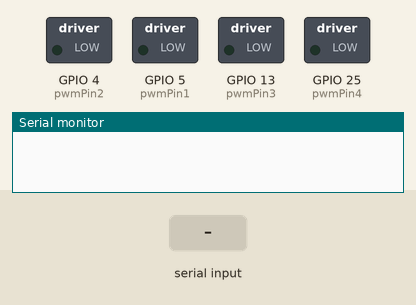
This sketch was run on a simulated ESP32. On the bench: switched loads named in the sketch (green lamp = pin HIGH), the last lines printed to the serial monitor. The test bench sets the inputs (shaded band).

Above: at 1.2 s.
1.3 s: "a" received over Serial
At 2.5 s:
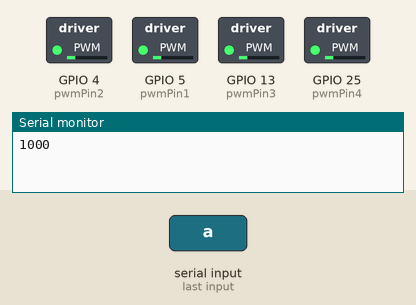
2.8 s: "z" received over Serial
At 3.8 s:
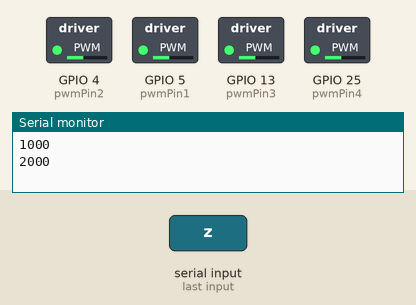
Timing chart, 0 to 5.8 s (numbered marks = the images above; inputs shaded):
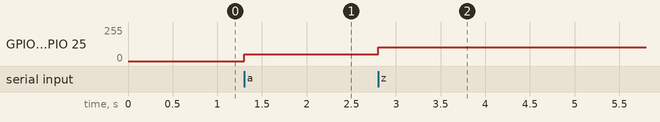

Measured:
- after the input at 1.3 s, GPIO 4 (pwmPin2), GPIO 5 (pwmPin1), GPIO 13 (pwmPin3), GPIO 25 (pwmPin4): 0/255 → 51/255 at once
- after the input at 2.8 s, GPIO 4 (pwmPin2), GPIO 5 (pwmPin1), GPIO 13 (pwmPin3), GPIO 25 (pwmPin4): 51/255 → 102/255 at once

The sketch:

4_motor_calibration.ino
```cpp
#define pwmPin1 5  //BLDC Motor
#define pwmPin2 4
#define pwmPin3 13
#define pwmPin4 25

#define frequency 200  // Motor frequency: changing this need some change inside the code related ESC signals
#define resolution 12  // Resolution 8 means 255 max value, 12 means

void setup() {
  Serial.begin(500000);
  ledcAttach(pwmPin1, frequency, resolution);
  ledcAttach(pwmPin2, frequency, resolution);
  ledcAttach(pwmPin3, frequency, resolution);
  ledcAttach(pwmPin4, frequency, resolution);

}

void loop() {
  char x = 'k';
if(Serial.available()> 0){
 x = Serial.read();
}

if(x == 'a'){
  ledcWrite(pwmPin1, 0.819*1000);//////////////////////////////////////////////////////////////////////////////////
  ledcWrite(pwmPin2, 0.819*1000);
  ledcWrite(pwmPin3, 0.819*1000);
  ledcWrite(pwmPin4, 0.819*1000);
  Serial.println("1000");
}
else if(x == 'z'){
  ledcWrite(pwmPin1, 0.819*2000);//////////////////////////////////////////////////////////////////////////////////
  ledcWrite(pwmPin2, 0.819*2000);
  ledcWrite(pwmPin3, 0.819*2000);
  ledcWrite(pwmPin4, 0.819*2000);
  Serial.println("2000");
}
else if(x == 'p'){
  ledcWrite(pwmPin1, 0.819*1200);//////////////////////////////////////////////////////////////////////////////////
  ledcWrite(pwmPin2, 0.819*1200);
  ledcWrite(pwmPin3, 0.819*1200);
  ledcWrite(pwmPin4, 0.819*1200);
  Serial.println("1300");
}
}
```
